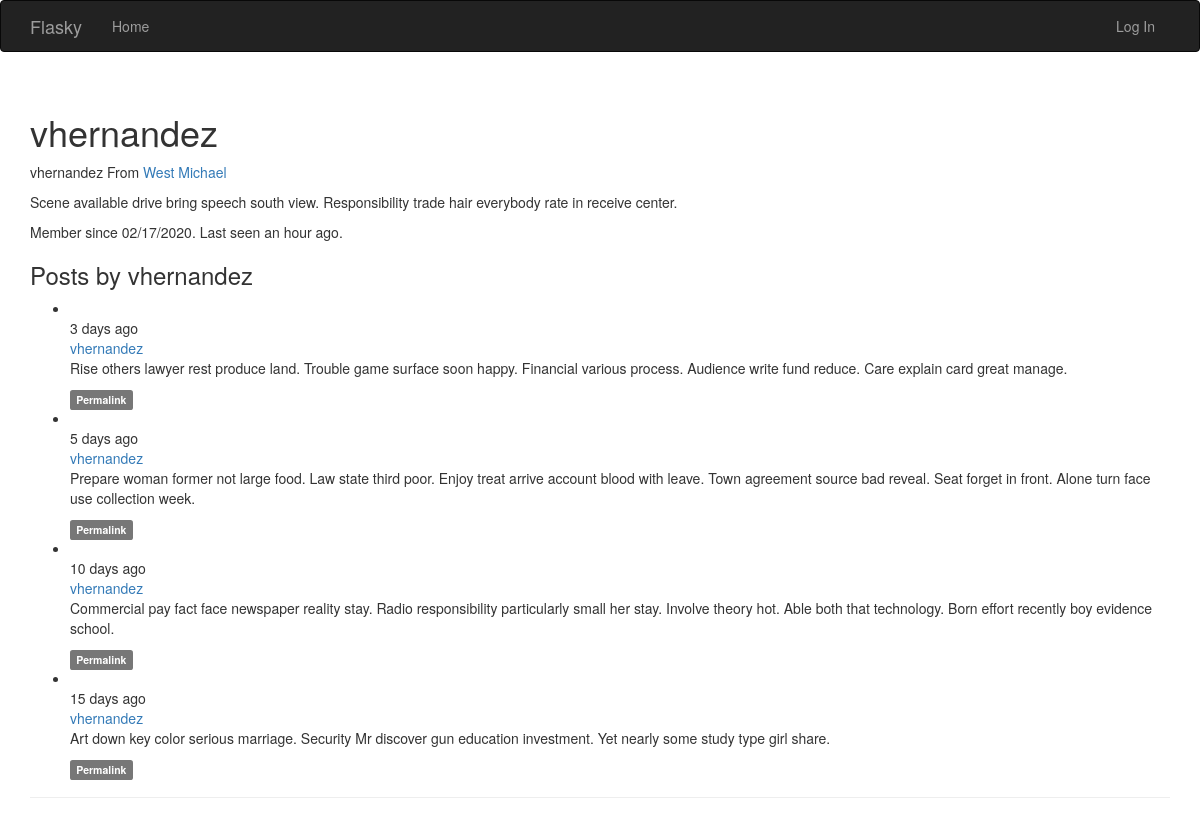
Screenshot of /user/vhernandez with the database file from the repository.
### app/models.py (models this page shows, shortened)
class User(UserMixin, db.Model):
    __tablename__ = 'users'
    id = db.Column(db.Integer, primary_key=True)
    email = db.Column(db.String(64), unique=True, index=True)
    password_hash = db.Column(db.String(128))
    username = db.Column(db.String(64), unique=True, index=True)
    role_id = db.Column(db.Integer, db.ForeignKey('roles.id'))
    confirmed = db.Column(db.Boolean, default=False)
    name = db.Column(db.String(64))
    location = db.Column(db.String(64))
    about_me = db.Column(db.Text())
    member_since = db.Column(db.DateTime(), default=datetime.utcnow)
    last_seen = db.Column(db.DateTime(), default=datetime.utcnow)
    posts = db.relationship('Post', backref='author', lazy='dynamic')
    @property
    def password(self):
        raise AttributeError('Password is not a readable attribute!')

class Post(db.Model):
    __tablename__ = 'post'
    id = db.Column(db.Integer, primary_key=True)
    body = db.Column(db.Text)
    body_html = db.Column(db.Text)
    timestamp = db.Column(db.DateTime, index=True, default=datetime.utcnow)
    author_id = db.Column(db.Integer, db.ForeignKey('users.id'))

### app/main/views.py (the view)
@main.route('/user/<username>')
def user(username):
    user = User.query.filter_by(username=username).first_or_404()
    posts = user.posts.order_by(Post.timestamp.desc()).all()
    return render_template('user.html', user=user, posts=posts)

### app/auth/views.py (called while the page is built)
@auth.before_app_request
def before_request():
    if current_user.is_authenticated:
        current_user.ping()
        if not current_user.confirmed \
                and request.blueprint != 'auth' \
                and request.endpoint != 'static':
            return redirect(url_for('auth.unconfirmed'))

### app/main/__init__.py (called while the page is built)
@main.app_context_processor
def inject_permission():
    return dict(Permission=Permission)

### app/models.py (called while the page is built)
    def is_administrator(self):
        return False

### app/templates/user.html (shortened to what this page needs)
{% extends 'base.html' %}
{% block page_content %}
<div class="page-header">
    <h1>{{ user.username }}</h1>
    <p>
        {% if user.name %}{{ user.username }}{% endif %}
        {% if user.location %}
            From <a href="http://maps.google.com/?q={{ user.location }}">
                {{ user.location }}
            </a>
        {% endif %}
    </p>
    {% if user.about_me %}<p>{{ user.about_me }}</p>{% endif %}
    <p>
        Member since {{ moment(user.member_since).format('L') }}.
        Last seen {{ moment(user.last_seen).fromNow() }}.
    </p>
    <h3>Posts by {{ user.username }}</h3>
    {% include '_posts.html' %}
</div>
{% endblock %}

### app/templates/base.html (shortened to what this page needs)
{% extends 'bootstrap/base.html' %}
{% block navbar %}
<div class="navbar navbar-inverse" role="navigation">
    <div class="container">
        <div class="navbar-header">
            <a class="navbar-brand" href="/">Flasky</a>
        </div>
        <div class="navbar-collapse collapse">
            <ul class="nav navbar-nav">
                <li>
                    <a href="/">Home</a>
                </li>
            </ul>
            <ul class="nav navbar-nav navbar-right">
                {% if current_user.is_authenticated %}
                <li>
                    <a href="{{ url_for('auth.logout') }}">Log Out</a>
                </li>
                {% else %}
                <li>
                    <a href="{{ url_for('auth.login') }}">Log In</a>
                </li>
                {% endif %}
            </ul>
        </div>
    </div>
</div>
{% endblock %}
{% block content %}
<div class="container">
    {% block page_content %}{% endblock %}
</div>
{% endblock %}

### app/templates/_posts.html (shortened to what this page needs)
<ul class="posts">
    {% for post in posts %}
    <li class="post">
        <div class="profile-thumbnail">
        </div>
        <div class="post-date">{{ moment(post.timestamp).fromNow() }}</div>
        <div class="post-author">
            <a href="{{ url_for('.user', username=post.author.username) }}">
                {{ post.author.username }}
            </a>
        </div>
        <div class="post-content">
            <div class="post-body">
            {% if post.body_html %}
                {{ post.body_html | safe }}
            {% else %}
                {{ post.body }}
            {% endif %}
            </div>
            <div class="post-footer">
                <a href="{{ url_for('.post', id=post.id) }}"><span class="label label-default">Permalink</span></a>
            </div>
        </div>
    </li>
    {% endfor %}
</ul>

### rows the page displays
User: username "vhernandez", location "West Michael", about_me "Scene available drive bring speech south view. Responsibility trade hair everybody rate in receive center.", member_since "02/17/2020", last_seen "an hour ago"
Post: timestamp "3 days ago", author.username "vhernandez", body_html "Rise others lawyer rest produce land. Trouble game surface soon happy. Financial various process. Audience write fund reduce. Care explain card great manage."
Post: timestamp "5 days ago", author.username "vhernandez", body_html "Prepare woman former not large food. Law state third poor. Enjoy treat arrive account blood with leave. Town agreement source bad reveal. Seat forget in front. Alone turn face use collection week."
Post: timestamp "10 days ago", author.username "vhernandez", body_html "Commercial pay fact face newspaper reality stay. Radio responsibility particularly small her stay. Involve theory hot. Able both that technology. Born effort recently boy evidence school."
Post: timestamp "15 days ago", author.username "vhernandez", body_html "Art down key color serious marriage. Security Mr discover gun education investment. Yet nearly some study type girl share."
